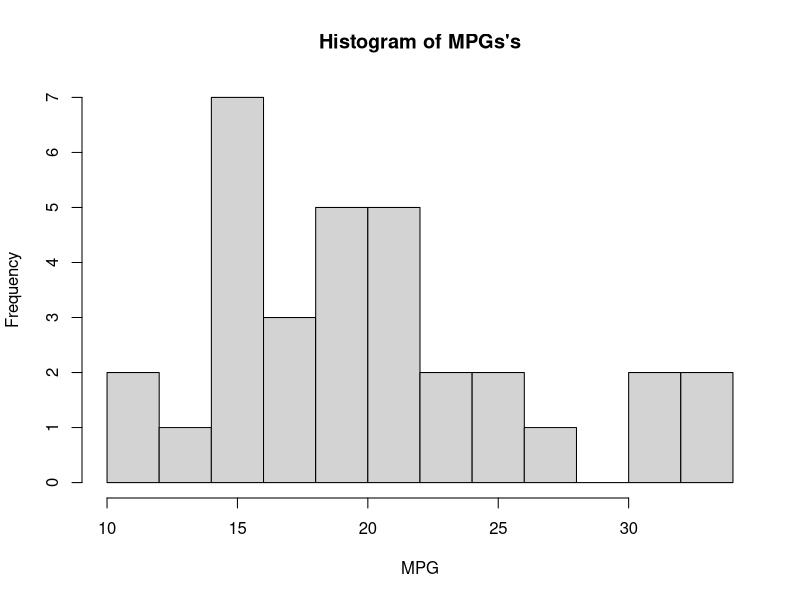
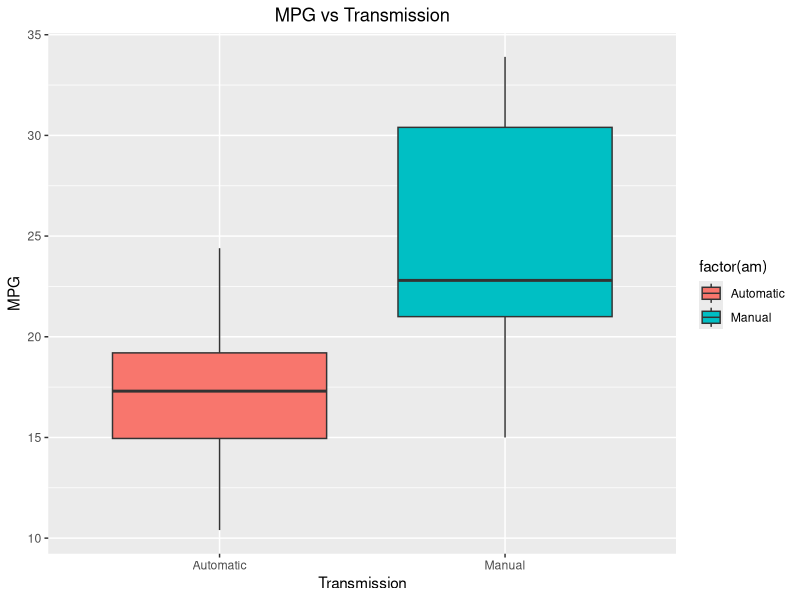
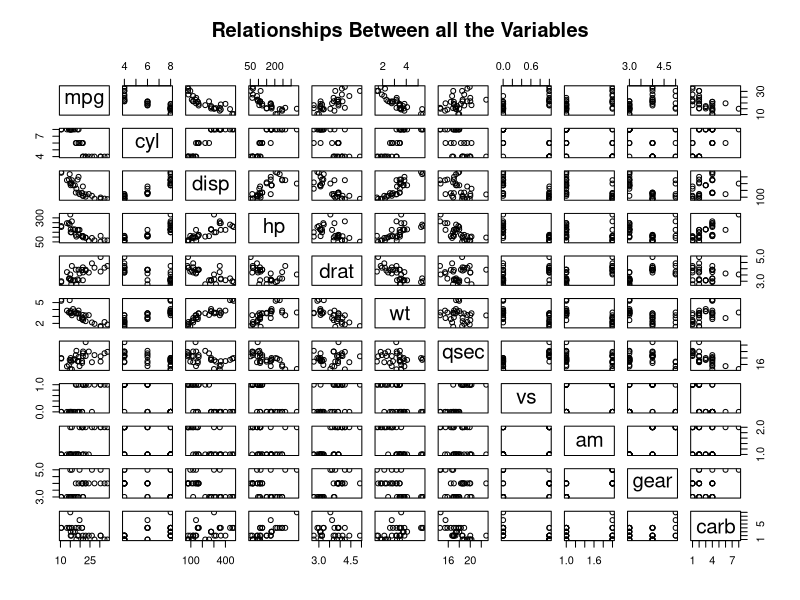
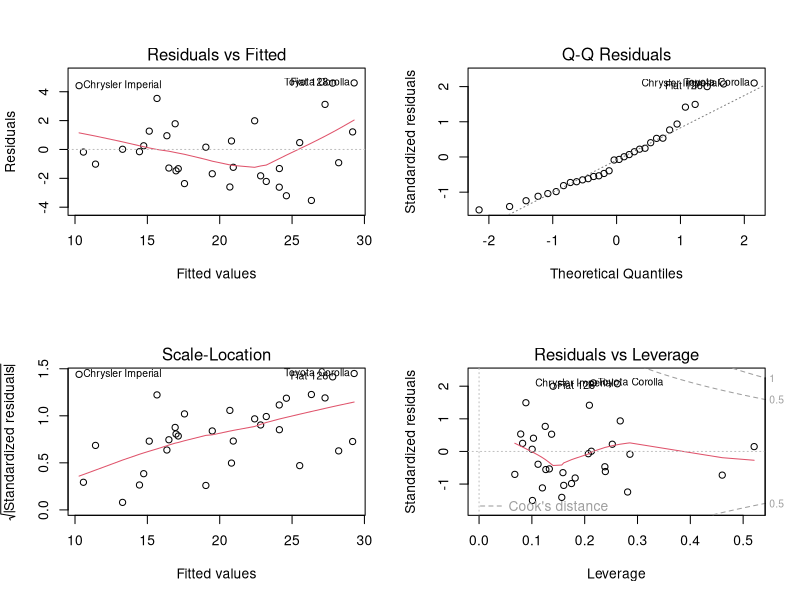

The R script that drew these images, in order:
## ---- chunk 1
library(datasets)
data(mtcars)
## ---- chunk 2
summary(mtcars[mtcars$am==0, 1])
summary(mtcars[mtcars$am==1, 1])
## ---- chunk 3
t.test(mtcars$mpg~mtcars$am)
## ---- chunk 4
model1 <- lm(mpg~am, mtcars)
model2 <- lm(mpg~wt+qsec+cyl+am+hp, mtcars)
model3 <- lm(mpg~., mtcars)

anova(model1, model2, model3)
summary(model2)
## ---- chunk 5
mtcars$am <- factor(mtcars$am,labels=c('Automatic','Manual'))
## ---- chunk 6
hist(mtcars$mpg, breaks=10, xlab="MPG", main="Histogram of MPGs's")
## ---- chunk 7
suppressWarnings(library(ggplot2))
ggplot(mtcars, aes(x=factor(am), y=mpg, fill=factor(am))) +
  geom_boxplot() + labs(x='Transmission', y='MPG', title='MPG vs Transmission') +
  theme(plot.title = element_text(hjust = 0.5))
## ---- chunk 8
pairs(mpg~., data=mtcars, main='Relationships Between all the Variables')
## ---- chunk 9
par(mfrow=c(2,2))
plot(model2)
